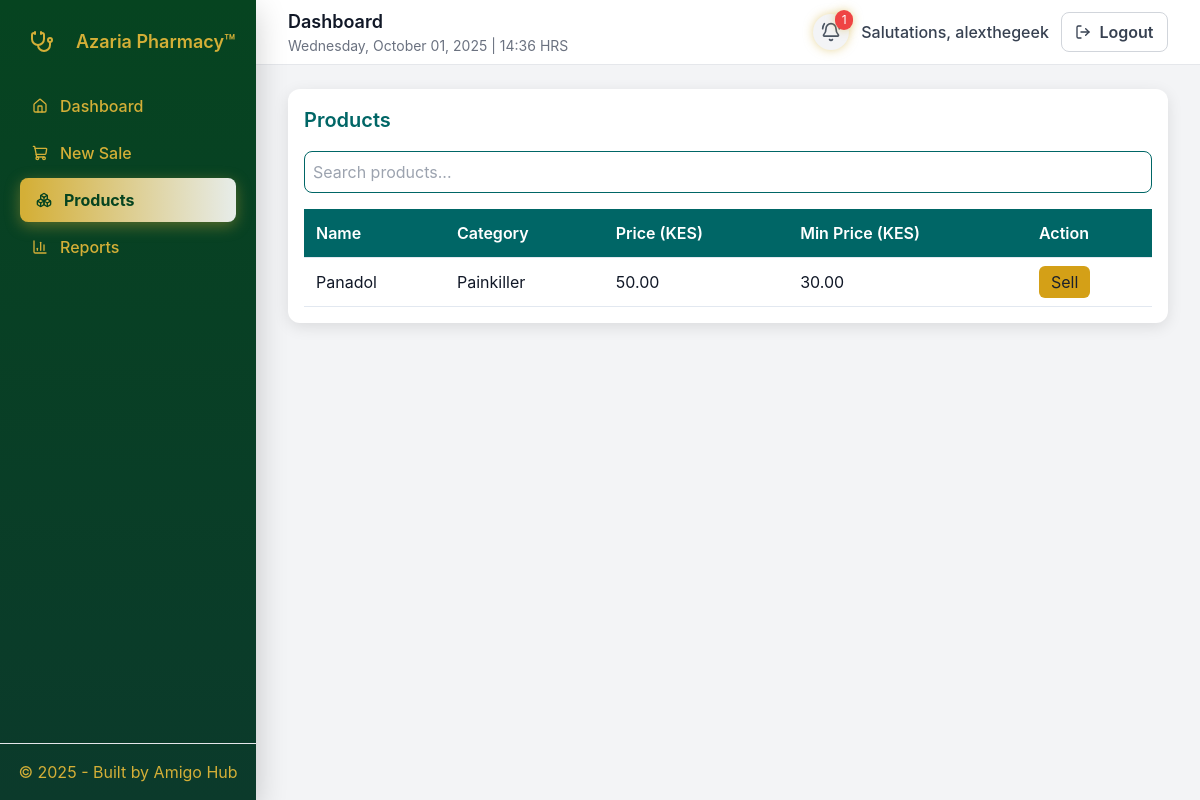
Page /products/ (signed in) on the earlier database version.
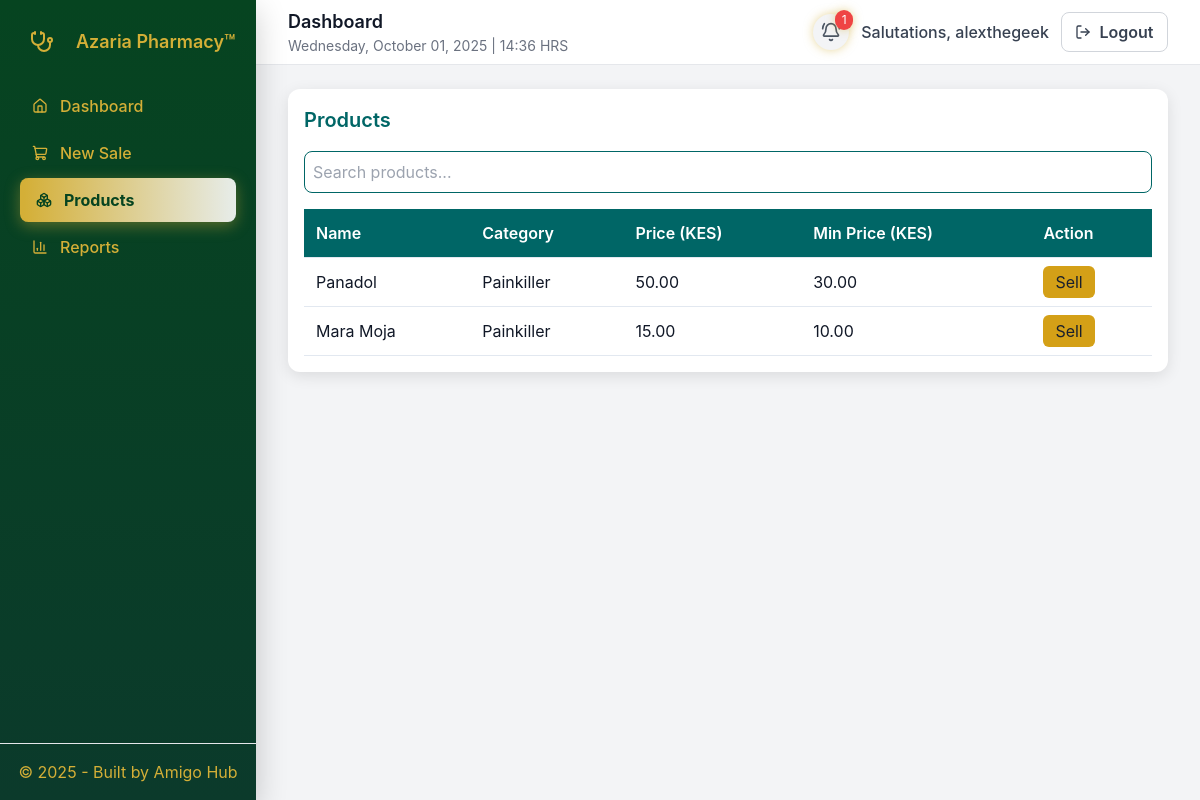
Same page on the later database version.
### pos/models.py (models this page shows, shortened)
class Product(models.Model):
    name = models.CharField(max_length=255)
    category = models.CharField(max_length=120, blank=True)
    description = models.TextField(blank=True)
    price = models.DecimalField(max_digits=10, decimal_places=2)
    min_price = models.DecimalField(max_digits=10, decimal_places=2, default=0, validators=[MinValueValidator(Decimal('0.00'))])
    created_at = models.DateTimeField(auto_now_add=True)

### pos/views.py (the view)
# urls.py: path("products/", views.product_list, name="product_list"),
@login_required
def product_list(request):
    products = Product.objects.all()
    return render(request, "pos/product_list.html", {"products": products})

### pos/templates/pos/product_list.html (shortened to what this page needs)
{% extends 'pos/base.html' %}
{% block content %}
<div class="container mx-auto">
  <div class="table-container">
    <h3 class="mb-4 text-teal">Products</h3>
    <div class="mb-4">
      <input type="text" id="search" placeholder="Search products..." class="w-full">
    </div>
    <table>
      <thead>
        <tr>
          <th>Name</th>
          <th>Category</th>
          <th>Price (KES)</th>
          <th>Min Price (KES)</th>
          <th>Action</th>
        </tr>
      </thead>
      <tbody id="product-table">
        {% for product in products %}
          <tr data-name="{{ product.name|lower }}">
            <td>{{ product.name }}</td>
            <td>{{ product.category }}</td>
            <td>{{ product.price|floatformat:2 }}</td>
            <td>{{ product.min_price|floatformat:2 }}</td>
            <td>
              <a href="{% url 'pos:sale_create' %}?product={{ product.id }}" class="sell-btn">Sell</a>
            </td>
          </tr>
        {% empty %}
          <tr>
            <td colspan="5" class="text-center text-gray-500">No products available</td>
          </tr>
        {% endfor %}
      </tbody>
    </table>
  </div>
</div>
{% endblock %}

### pos/templates/pos/base.html (shortened to what this page needs)
{% load static %}
<!doctype html>
<html lang="en">
<head>
  <script src="https://cdn.tailwindcss.com"></script>
</head>
<body class="min-h-screen">
  <div class="flex min-h-screen">
    {% if request.user.is_authenticated %}
    <aside id="sidebar"
           class="sidebar-panel fixed inset-y-0 left-0 z-40 w-64 transform -translate-x-full lg:translate-x-0 transition-transform duration-300 ease-out flex flex-col h-screen text-base"
           aria-hidden="true">
      <div class="p-5">
        <div class="flex items-center gap-3 mb-5">
          <figure class="w-11 h-11 rounded-lg bg-white/8 flex items-center justify-center text-lg backdrop-filter: blur(10px)" role="img" aria-label="Azaria Pharmacy Logo">
            <i data-lucide="stethoscope" class="w-6 h-6"></i>
          </figure>
          <div>
            <div class="text-lg font-semibold">Azaria Pharmacy™</div>
          </div>
        </div>
        <nav class="space-y-1 mt-2">
          <a href="{% url 'pos:dashboard' %}" class="nav-link {% if request.resolver_match and request.resolver_match.url_name == 'dashboard' %}active{% endif %}">
            <i data-lucide="home" class="w-4 h-4"></i>
            <span>Dashboard</span>
          </a>
          <a href="{% url 'pos:sale_create' %}" class="nav-link {% if request.resolver_match and request.resolver_match.url_name == 'sale_create' %}active{% endif %}">
            <i data-lucide="shopping-cart" class="w-4 h-4"></i>
            <span>New Sale</span>
          </a>
          <a href="{% url 'pos:product_list' %}" class="nav-link {% if request.resolver_match and request.resolver_match.url_name == 'product_list' %}active{% endif %}">
            <i data-lucide="boxes" class="w-4 h-4"></i>
            <span>Products</span>
          </a>
          <a href="{% url 'pos:reports' %}" class="nav-link {% if request.resolver_match and request.resolver_match.url_name == 'reports' %}active{% endif %}">
            <i data-lucide="bar-chart-3" class="w-4 h-4"></i>
            <span>Reports</span>
          </a>
        </nav>
      </div>
      <div class="mt-auto p-4 border-t border-white/6 text-center sidebar-footer">
        &copy; {% now "Y" %} - Built by
        <a href="https://amigohub.africa" target="_blank" rel="noopener">Amigo Hub</a>
      </div>
    </aside>
    {% endif %}
    <div class="flex-1 main-content lg:ml-64">
      <header class="bg-white border-b sticky top-0 z-20">
        <div class="max-w-7xl mx-auto px-4 sm:px-6 lg:px-8">
          <div class="flex items-center justify-between h-16">
            <div class="flex items-center gap-3">
              <div class="page-title-group">
                {% if request.user.is_authenticated %}
                  <h1 class="text-lg font-semibold">{% block page_title %}Dashboard{% endblock %}</h1>
                  <p class="text-sm text-gray-500">{% now "l, F d, Y" %} | {% now "H:i" %} HRS</p>
                {% endif %}
              </div>
            </div>
            <div class="flex items-center gap-3">
              {% if request.resolver_match and request.resolver_match.url_name not in 'login signup' %}
                {% if request.user.is_authenticated %}
                  <div class="flex items-center gap-3">
                    <div class="relative" id="bell-container">
                      <button id="notifications-bell" class="p-2 rounded-full bg-gray-100 hover:bg-gray-200 focus:outline-none focus:ring-2 focus:ring-gold transition-all duration-200" aria-label="Notifications">
                        <i data-lucide="bell-ring" class="w-5 h-5 text-gray-600"></i>
                        <span id="unread-badge" class="absolute -top-1 -right-1 bg-red-500 text-white text-xs rounded-full min-w-[18px] h-5 flex items-center justify-center" style="display: none;">0</span>
                      </button>
                    </div>
                    <span class="text-gray-700 font-medium hidden sm:inline">Salutations, {{ request.user.get_username }}</span>
                    <form action="{% url 'pos:logout' %}" method="post" class="inline">
                      <button type="submit" class="btn-logout focus:outline-none focus:ring-2 focus:ring-red-500 focus:ring-offset-2">
                        <i data-lucide="log-out" class="w-4 h-4"></i>
                        <span class="hidden sm:inline">Logout</span>
                      </button>
                    </form>
                  </div>
                {% else %}
                  <a href="{% url 'pos:login' %}" class="btn-primary">
                    <i data-lucide="log-in" class="w-4 h-4"></i>
                    <span>Login</span>
                  </a>
                {% endif %}
              {% endif %}
            </div>
          </div>
        </div>
      </header>
      <main class="py-6 min-h-[calc(100vh-4rem)]">
        <div class="max-w-7xl mx-auto px-4 sm:px-6 lg:px-8">
          <div>
            {% block content %}{% endblock %}
          </div>
        </div>
      </main>
    </div>
  </div>
</body>
</html>

### pos/templates/pos/base.html (style rules this page uses)
:root { --darkgreen: #064420; --gold: #D4AF37; --gold-dark: #b8962c; --panel-bg: #ffffff; --muted: #6b7280; --glass-bg: rgba(255, 255, 255, 0.25); --glass-border: rgba(255, 255, 255, 0.18); --neon-glow: 0 0 10px rgba(212, 175, 55, 0.5); }
body { font-family: Inter, ui-sans-serif, system-ui, -apple-system, "Segoe UI", Roboto, "Helvetica Neue", Arial; background: #f3f4f6; color: #111827; min-height: 100vh; }
.sidebar-panel { background: linear-gradient(180deg, var(--darkgreen), #0b3a2b); color: var(--gold); box-shadow: 0 10px 30px rgba(0, 0, 0, 0.2); }
.nav-link { display: flex; align-items: center; gap: .75rem; padding: .6rem .75rem; border-radius: .5rem; color: var(--gold); text-decoration: none; font-weight: 500; transition: all 0.3s cubic-bezier(0.4, 0, 0.2, 1); position: relative; overflow: hidden; }
.nav-link.active { background: linear-gradient(90deg, var(--gold) 0%, rgba(255, 255, 255, 0.9) 100%); color: var(--darkgreen); font-weight: 700; box-shadow: 0 4px 15px rgba(212, 175, 55, 0.4); border-left: 4px solid var(--gold); transform: none; }
.btn-logout { background: transparent; border: 1px solid #d1d5db; color: #374151; padding: .45rem .85rem; border-radius: .5rem; font-weight: 600; display: inline-flex; align-items: center; gap: .5rem; transition: all 0.3s cubic-bezier(0.4, 0, 0.2, 1); }
.sidebar-footer a { color: var(--gold); text-decoration: none; transition: color 0.2s; }
.main-content { width: 100%; min-width: 0; }
.page-title-group > * { transition: opacity 0.3s ease-in-out; }
#unread-badge { animation: pulse 2s cubic-bezier(0.4, 0, 0.6, 1) infinite; box-shadow: var(--neon-glow); }
#bell-container:has(#unread-badge[style*="display: flex"]) #notifications-bell { box-shadow: var(--neon-glow); animation: glow 1.5s ease-in-out infinite alternate; }

### pos/templates/pos/product_list.html (style rules this page uses)
.table-container { background: #ffffff; border-radius: 12px; box-shadow: 0 4px 15px rgba(0, 0, 0, 0.1); padding: 16px; }
table { width: 100%; border-collapse: collapse; }
th, td { padding: 12px; text-align: left; border-bottom: 1px solid #e2e8f0; }
th { background-color: #006666; color: #ffffff; font-weight: 600; }
.sell-btn { background-color: #D4A017; color: #1a202c; padding: 6px 12px; border-radius: 6px; transition: background-color 0.3s ease, transform 0.2s ease; }
input#search { border: 1px solid #006666; border-radius: 8px; padding: 8px; width: 100%; transition: border-color 0.3s ease; }
h3 { font-size: 1.25rem; font-weight: 600; color: #006666; }
.text-teal { color: #006666 !important; }

Differences in the rows shown:
added Product: name "Mara Moja", category "Painkiller", price "15.00", min_price "10.00"
